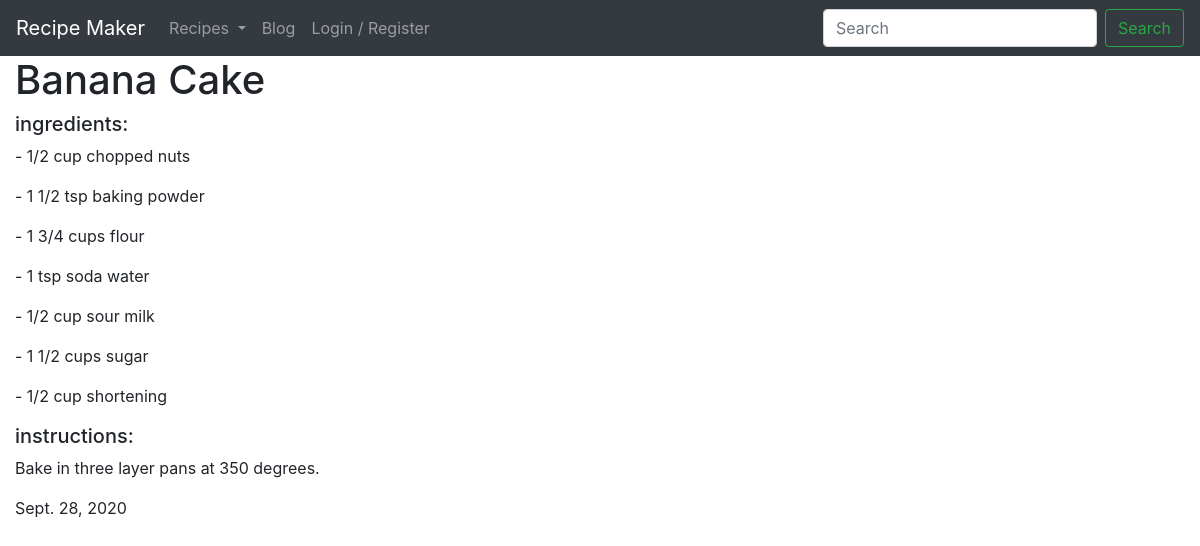
The page /recipes/Banana-Cake/ on the database its author committed.
### recipes/models.py (models this page shows, shortened)
class Recipe(models.Model):
    author = models.ForeignKey(User, default=1, null=True, on_delete=models.PROTECT)
    title = models.CharField(max_length=30, unique=True, blank=False, null=False)
    slug = models.SlugField(unique=True)
    ingredients = models.ManyToManyField(Ingredient, blank=True, related_name="ingredients")
    instructions = models.TextField(blank=False, null=False)
    date = models.DateField(auto_now_add=True, null=True)
    keywords = models.ManyToManyField(Keyword, blank=True)
    category = models.ForeignKey(Category, null=True, blank=True, on_delete=models.PROTECT)

class Ingredient(models.Model):
    food = models.ForeignKey(Food, on_delete=models.PROTECT, null=True, blank=True)
    unit = models.ForeignKey(Unit, on_delete=models.PROTECT, null=True, blank=True)
    quantity = models.CharField(max_length=100, blank=False, null=False)
    class Meta:
        ordering = ['-id']

class Unit(models.Model):
    name = models.CharField(max_length=256, null=True, blank=True)
    def __str__(self):
        return self.name

class Food(models.Model):
    name = models.CharField(unique=True, max_length=128)
    class Meta:
        ordering = ['name']
    def __str__(self):
        return self.name

### recipes/views.py (the view)
# urls.py: path("<str:slug>/", recipe_detail_page),
def recipe_detail_page(request, slug):
    obj = get_object_or_404(Recipe, slug=slug)
    ingredients = obj.ingredients.all()
    template = 'recipes/recipe_detail_page.html'
    context = {"recipe": obj,
        "ingredients" : ingredients,
    }
    return render(request, template, context)

### templates/recipes/recipe_detail_page.html
{% extends "base.html" %}
{% block content %}
<h1>{{ recipe.title }}</h1>
<h5>ingredients:</h5>
    {% for x in ingredients %}
        <p> - {{ x.quantity }} {{ x.unit }} {{ x.food }}</p>
    {% endfor %}
<h5>instructions:</h5>
    <p>{{ recipe.instructions }}</p>
<p>{{ recipe.date }}</p>
{% endblock %}

### rows shown on the page
Recipe: title "Banana Cake", instructions "Bake in three layer pans at 350 degrees.", date "Sept. 28, 2020"
Ingredient: quantity "1/2", unit "cup", food "chopped nuts"
Ingredient: quantity "1 1/2", unit "tsp", food "baking powder"
Ingredient: quantity "1 3/4", unit "cups", food "flour"
Ingredient: quantity "1", unit "tsp", food "soda water"
Ingredient: quantity "1/2", unit "cup", food "sour milk"
Ingredient: quantity "1 1/2", unit "cups", food "sugar"
Ingredient: quantity "1/2", unit "cup", food "shortening"
